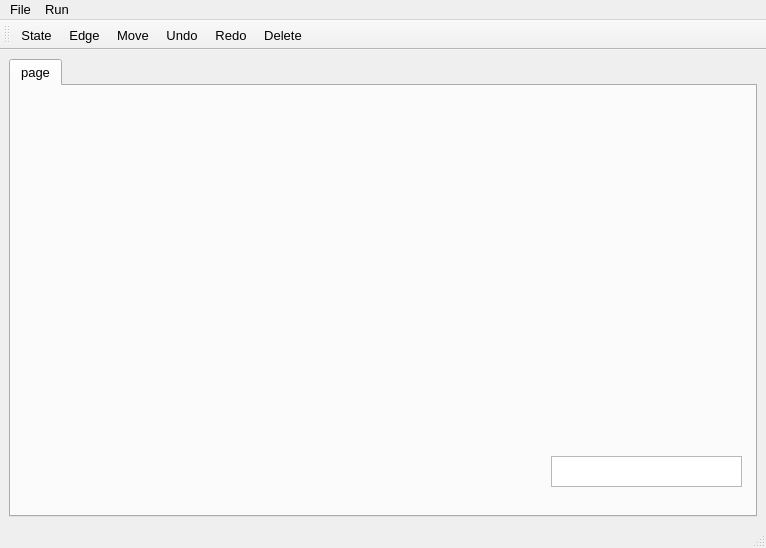
<?xml version="1.0" encoding="UTF-8"?>
<ui version="4.0">
 <class>DFA</class>
 <widget class="QMainWindow" name="DFA">
  <property name="geometry">
   <rect>
    <x>0</x>
    <y>0</y>
    <width>766</width>
    <height>548</height>
   </rect>
  </property>
  <property name="font">
   <font>
    <pointsize>10</pointsize>
   </font>
  </property>
  <property name="windowTitle">
   <string>MainWindow</string>
  </property>
  <widget class="QWidget" name="centralwidget">
   <layout class="QVBoxLayout" name="verticalLayout">
    <item>
     <widget class="QTabWidget" name="tabWidget">
      <property name="currentIndex">
       <number>0</number>
      </property>
      <widget class="QWidget" name="tab">
       <attribute name="title">
        <string>page</string>
       </attribute>
       <widget class="QTextEdit" name="textEdit">
        <property name="geometry">
         <rect>
          <x>540</x>
          <y>370</y>
          <width>191</width>
          <height>31</height>
         </rect>
        </property>
        <property name="font">
         <font>
          <pointsize>8</pointsize>
         </font>
        </property>
       </widget>
      </widget>
     </widget>
    </item>
   </layout>
  </widget>
  <widget class="QMenuBar" name="menubar">
   <property name="geometry">
    <rect>
     <x>0</x>
     <y>0</y>
     <width>766</width>
     <height>29</height>
    </rect>
   </property>
   <widget class="QMenu" name="menuFile">
    <property name="title">
     <string>File</string>
    </property>
    <addaction name="actionNew"/>
    <addaction name="actionOpen"/>
    <addaction name="separator"/>
    <addaction name="actionSave"/>
    <addaction name="actionSave_as"/>
    <addaction name="separator"/>
    <addaction name="actionExit"/>
   </widget>
   <widget class="QMenu" name="menuCreate">
    <property name="title">
     <string>Run</string>
    </property>
    <addaction name="actionFast_Run"/>
    <addaction name="actionStep_by_Step"/>
    <addaction name="actionMulty_Run"/>
   </widget>
   <addaction name="menuFile"/>
   <addaction name="menuCreate"/>
  </widget>
  <widget class="QStatusBar" name="statusbar"/>
  <widget class="QToolBar" name="toolBar">
   <property name="windowTitle">
    <string>toolBar</string>
   </property>
   <attribute name="toolBarArea">
    <enum>TopToolBarArea</enum>
   </attribute>
   <attribute name="toolBarBreak">
    <bool>false</bool>
   </attribute>
   <addaction name="actionState_3"/>
   <addaction name="actionEdge_2"/>
   <addaction name="actionMove_2"/>
   <addaction name="actionUndo"/>
   <addaction name="actionRedo"/>
   <addaction name="actionDelete_2"/>
  </widget>
  <action name="actionNew">
   <property name="text">
    <string>New</string>
   </property>
  </action>
  <action name="actionOpen">
   <property name="text">
    <string>Open</string>
   </property>
  </action>
  <action name="actionSave">
   <property name="text">
    <string>Save</string>
   </property>
  </action>
  <action name="actionSave_as">
   <property name="text">
    <string>Save as</string>
   </property>
  </action>
  <action name="actionCopy">
   <property name="text">
    <string>Copy</string>
   </property>
  </action>
  <action name="actionCut">
   <property name="text">
    <string>Cut</string>
   </property>
  </action>
  <action name="actionPaste">
   <property name="text">
    <string>Paste</string>
   </property>
  </action>
  <action name="actionUndo">
   <property name="text">
    <string>Undo</string>
   </property>
  </action>
  <action name="actionRedo">
   <property name="text">
    <string>Redo</string>
   </property>
  </action>
  <action name="actionExit">
   <property name="text">
    <string>Exit</string>
   </property>
  </action>
  <action name="actionState">
   <property name="text">
    <string>State</string>
   </property>
  </action>
  <action name="actionEdge">
   <property name="text">
    <string>Edge</string>
   </property>
  </action>
  <action name="actionFast_Run">
   <property name="text">
    <string>Fast Run</string>
   </property>
  </action>
  <action name="actionMulty_Run">
   <property name="text">
    <string>Multiple Run</string>
   </property>
  </action>
  <action name="actionDelete">
   <property name="text">
    <string>Delete</string>
   </property>
  </action>
  <action name="actionMove">
   <property name="text">
    <string>Move</string>
   </property>
  </action>
  <action name="actionStep_by_Step">
   <property name="text">
    <string>Step by Step</string>
   </property>
  </action>
  <action name="actionState_2">
   <property name="text">
    <string>State</string>
   </property>
  </action>
  <action name="actionEdge_2">
   <property name="text">
    <string>Edge</string>
   </property>
  </action>
  <action name="actionDelete_2">
   <property name="text">
    <string>Delete</string>
   </property>
  </action>
  <action name="actionMove_2">
   <property name="text">
    <string>Move</string>
   </property>
  </action>
  <action name="actionState_3">
   <property name="text">
    <string>State</string>
   </property>
  </action>
 </widget>
 <resources/>
 <connections/>
</ui>
